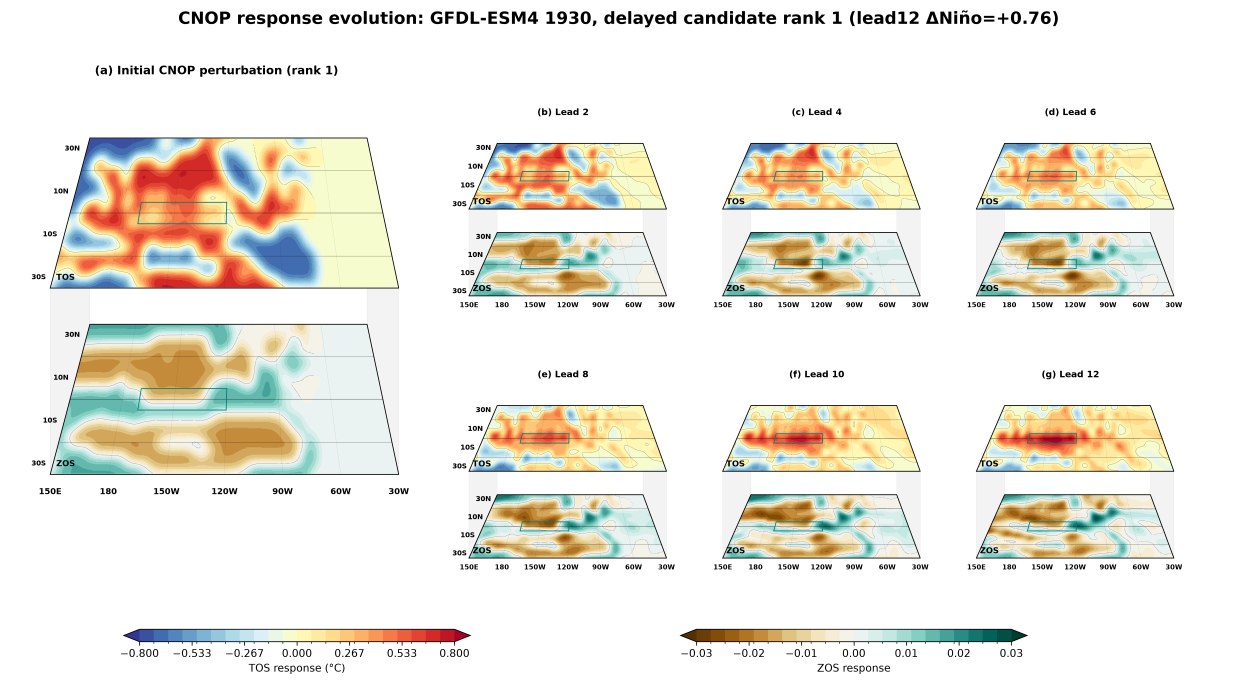
#> input picture docs/assets/article/figure4_initial_perturbation.png, 4950 x 2760 px, given in place of pacific_delay_overview.png, which was not available (shown at 1/4 size)
$ python rebuild_overview_final_v28.py
#> lines starting #> are read from the running program, lines starting #| are printed output that depends on the picture; pictures that were not available may be replaced by others from this repository, and a replacement may not be noted
"""Rebuild the complete Pacific overview on one shared pixel/coordinate grid.

The right-hand forecast panels are retained as the supplied reference layer;
the entire left perturbation column is freshly rendered from saved delta_phys
fields, including its frame, grid lines, and tick calibration.
"""

from __future__ import annotations

from pathlib import Path

import matplotlib as mpl

mpl.use("Agg")
import matplotlib.pyplot as plt
import numpy as np
from PIL import Image, ImageDraw, ImageFont
from scipy.ndimage import gaussian_filter, zoom


ROOT = Path(__file__).resolve().parents[2]
SOURCE = Path(r"C:\Users\zhen.luo\Desktop\article\overview.png")
if not SOURCE.exists():
    SOURCE = ROOT / "docs" / "assets" / "article" / "pacific_delay_overview.png"
OUT = ROOT / "docs" / "assets" / "article" / "pacific_delay_overview_final_v28.png"
DESKTOP_OUT = Path(r"C:\Users\zhen.luo\Desktop\article\overview_final_v28.png")
NPZ_ROOT = ROOT / "tmp" / "pacific_delayed_remote"
CASES = [
    "IPSL-CM6A-LR_1880", "EC-Earth3_1905", "GFDL-ESM4_1960", "MPI-ESM1-2-HR_1863",
    "GFDL-ESM4_1995", "GFDL-ESM4_1938", "EC-Earth3_1970", "EC-Earth3_1889",
    "EC-Earth3_1942", "GFDL-ESM4_1930",
]

WIDTH, HEIGHT = 4207, 5126
LEFT_X0, LEFT_X1 = 635, 1431
ROW_TOPS = [230 + 486 * i for i in range(10)]
MAP_HEIGHT = 434
LON_MIN, LON_MAX, LAT_MIN, LAT_MAX = 120.0, 300.0, -35.0, 35.0


# [45 lines left out: functions smooth_interpolate, render_left_panel, not called in this run]


def main() -> None:
    base = np.asarray(Image.open(SOURCE).convert("RGBA"))
#> base is the input picture: shape (2760, 4950, 4); mean R, G, B, A 237.6, 234.6, 225.6, 255
    canvas = Image.new("RGBA", (WIDTH, HEIGHT), (255, 255, 255, 255))
#> canvas: PIL image 4207x5126 RGBA; every value is 255
    # Copy only the non-left-column content from the supplied complete figure:
    # title/header and row labels, plus the right three forecast columns.
    # Copy only the case-name strip. The old left-axis tick labels extend well
    # beyond this strip, so no old tick glyphs can leak into the new panel.
    canvas.paste(Image.fromarray(base[:, :360]), (0, 0))
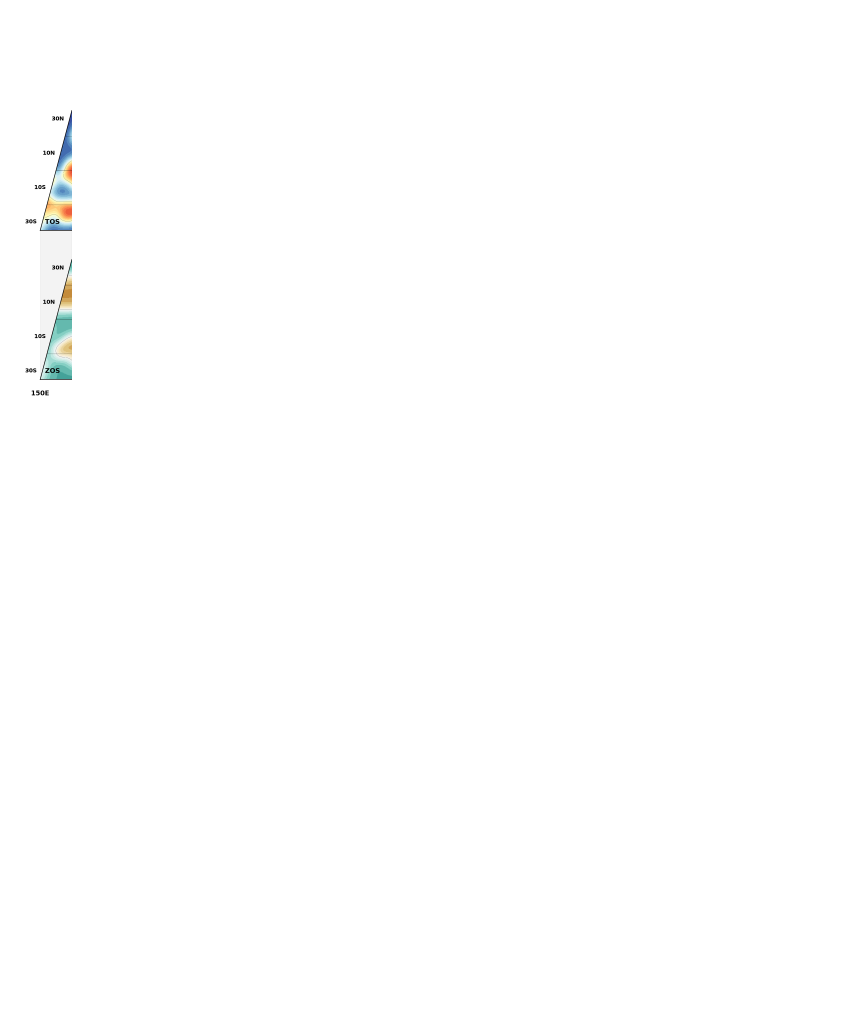
#> canvas: PIL image 4207x5126 RGBA (shown at 1/5 size); mean R, G, B, A 254.5, 254.6, 254.5, 255
    canvas.paste(Image.fromarray(base[:230, 360:]), (360, 0))
    canvas.paste(Image.fromarray(base[230:, 1450:]), (1450, 230))
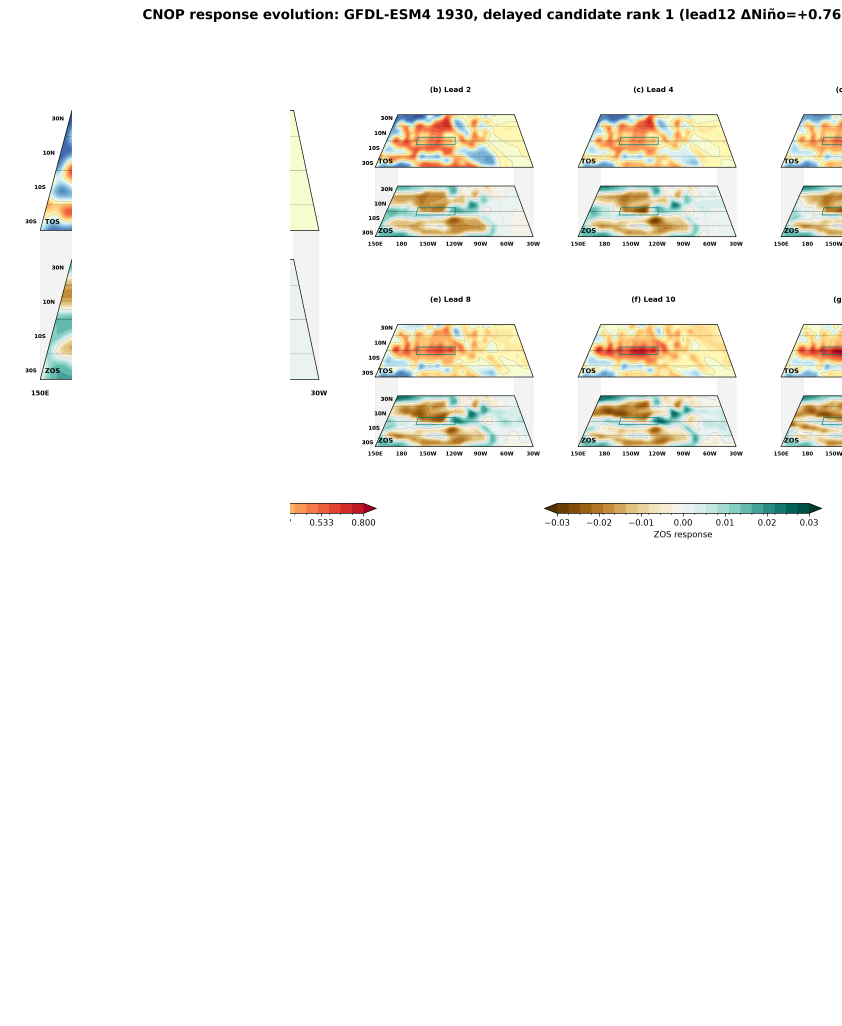
#> canvas: PIL image 4207x5126 RGBA (shown at 1/5 size); mean R, G, B, A 248.4, 247.6, 244.5, 255

    for row, case in enumerate(CASES):
        path = NPZ_ROOT / case / f"case_{case}.npz"
        with np.load(path) as data:
            delta = np.asarray(data["delta_phys"], dtype=np.float32)
            lon = np.asarray(data["lon"], dtype=float)
            lat = np.asarray(data["lat"], dtype=float)
        top = ROW_TOPS[row]
        # Land mask comes from the corresponding original map cell only; no
        # old color pixels are reused in the newly rendered field.
        old = base[top : top + MAP_HEIGHT, LEFT_X0:LEFT_X1]
        old_mask = old[..., :3].mean(axis=2) > 245
        start = int(round((120.0 - 100.0) / (300.0 - 100.0) * old_mask.shape[1]))
        land_mask = np.asarray(Image.fromarray((old_mask[:, start:] * 255).astype(np.uint8)).resize((old_mask.shape[1], old_mask.shape[0]), Image.Resampling.NEAREST)) > 127
        panel = render_left_panel(delta[0], lon, lat, land_mask)
        canvas.paste(Image.fromarray(panel, mode="RGBA"), (LEFT_X0, top))

        draw = ImageDraw.Draw(canvas)
        # Crisp common frame and latitude ticks for every left panel.
        draw.rectangle((LEFT_X0, top, LEFT_X1 - 1, top + MAP_HEIGHT - 1), outline="#30343A", width=2)
        for la in (-35.0, -18.0, 0.0, 18.0, 35.0):
            y = int(round(top + (LAT_MAX - la) / (LAT_MAX - LAT_MIN) * (MAP_HEIGHT - 1)))
            draw.line((LEFT_X0 - 8, y, LEFT_X0, y), fill="#30343A", width=2)
            if row == 0 or True:
                label = "35N" if la == 35 else "18N" if la == 18 else "0" if la == 0 else "18S" if la == -18 else "35S"
                draw.text((LEFT_X0 - 12, y), label, fill="#30343A", font=ImageFont.truetype("C:/Windows/Fonts/times.ttf", 16), anchor="rm")
        if row == len(CASES) - 1:
            labels = ("120E", "150E", "180", "150W", "120W", "90W", "60W")
            y = top + MAP_HEIGHT + 8
            for i, label in enumerate(labels):
                x = int(round(LEFT_X0 + i * (LEFT_X1 - LEFT_X0 - 1) / 6.0))
                draw.text((x, y), label, fill="#30343A", font=ImageFont.truetype("C:/Windows/Fonts/times.ttf", 16), anchor="ma")

    # Restore the left-column title only, while keeping the global title from
    # the supplied reference header.
    draw = ImageDraw.Draw(canvas)
    draw.rectangle((360, 55, 635, 245), fill="white")
    draw.rectangle((635, 55, 1450, 225), fill="white")
    # The cleanup above intentionally reaches below the header to remove the
    # old clipped 35N glyph; restore the new first-row tick afterward.
    first_y = ROW_TOPS[0]
    first_tick_y = int(round(first_y + (LAT_MAX - 35.0) / (LAT_MAX - LAT_MIN) * (MAP_HEIGHT - 1)))
    draw.line((LEFT_X0 - 8, first_tick_y, LEFT_X0, first_tick_y), fill="#30343A", width=2)
    draw.text((LEFT_X0 - 12, first_tick_y), "35N", fill="#30343A", font=ImageFont.truetype("C:/Windows/Fonts/times.ttf", 16), anchor="rm")
    draw.text(((LEFT_X0 + LEFT_X1) // 2, 190), "Initial delta TOS", fill="#222222", font=ImageFont.truetype("C:/Windows/Fonts/times.ttf", 22), anchor="ma")
    canvas.save(OUT, dpi=(320, 320))
    if DESKTOP_OUT.parent.exists():
        canvas.save(DESKTOP_OUT, dpi=(320, 320))
    print(OUT)


if __name__ == "__main__":
#> (the run stopped early here; a loop or call above may not have finished)

$ run again, on docs/assets/article/pacific_delayed_mean_perturbation_pseudo3d_v19_reference_nocontour_lighter.png
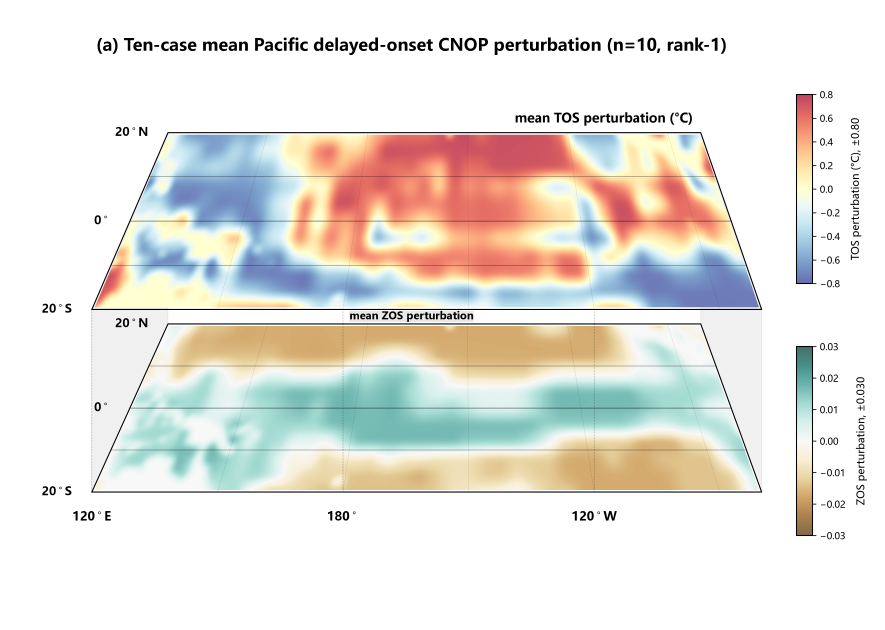
#> input picture docs/assets/article/pacific_delayed_mean_perturbation_pseudo3d_v19_reference_nocontour_lighter.png, 3540 x 2520 px, given in place of pacific_delay_overview.png, which was not available (shown at 1/4 size)
#> in main, base is the input picture: shape (2520, 3540, 4); mean R, G, B, A 232, 229, 223, 255
#> in main, `canvas.paste(Image.fromarray(base[:, :360]), (0, 0))`:
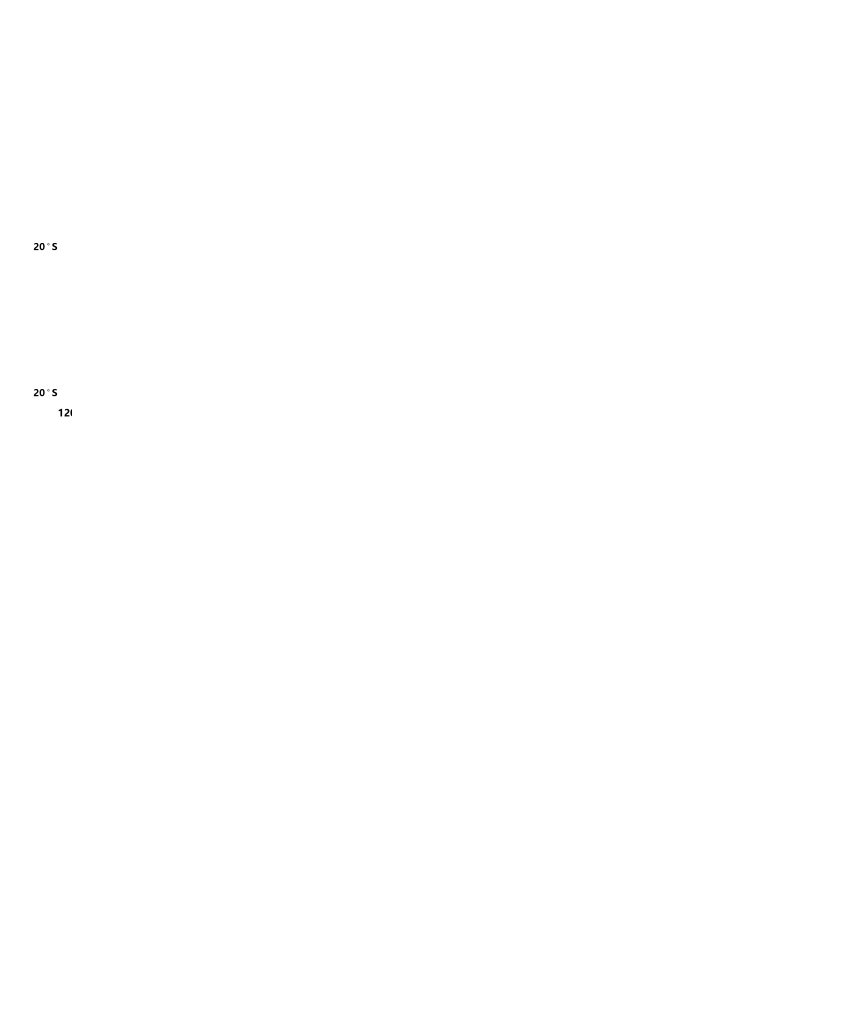
#> canvas: PIL image 4207x5126 RGBA (shown at 1/5 size); mean R, G, B, A 255, 255, 255, 255
#> in main, `canvas.paste(Image.fromarray(base[230:, 1450:]), (1450, 230))`:
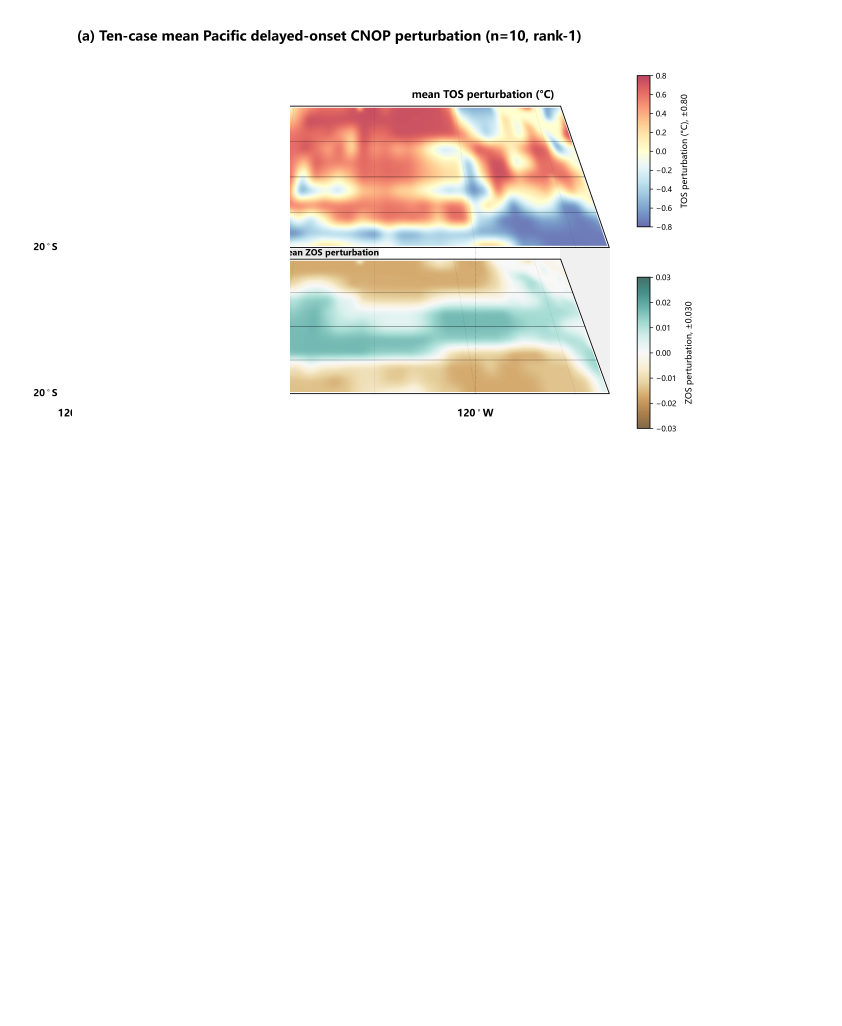
#> canvas: PIL image 4207x5126 RGBA (shown at 1/5 size); mean R, G, B, A 249, 247.3, 245.4, 255
